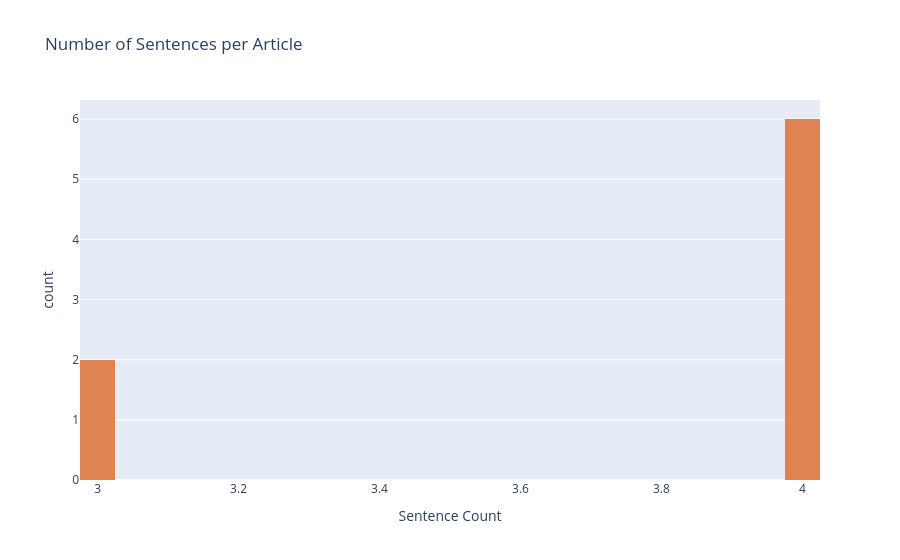

Notebook source saved alongside this figure:
### Markdown cell above
## 8. Sentence Count per Article

### Code cell
df['n_sentences'] = df['article'].apply(lambda x: len(split_sentences(x)))

fig = px.histogram(
    df, x='n_sentences', nbins=25,
    title='Number of Sentences per Article',
    labels={'n_sentences': 'Sentence Count'},
    color_discrete_sequence=['#DD8452'],
)
fig.show()

print(f'Mean sentences per article: {df["n_sentences"].mean():.1f}')
print(f'Median: {df["n_sentences"].median():.0f}')

### Figure 1 — Plotly figure (JSON) as saved in the notebook; plotly's stock layout.template omitted (floating-point values rounded to 4 significant figures)
{"data": [{"bingroup": "x", "hovertemplate": "Sentence Count=%{x}<br>count=%{y}<extra></extra>", "legendgroup": "", "marker": {"color": "#DD8452", "pattern": {"shape": ""}}, "name": "", "nbinsx": 25, "orientation": "v", "showlegend": false, "type": "histogram", "x": [4, 3, 3, 4, 4, 4, 4, 4], "xaxis": "x", "yaxis": "y"}], "layout": {"barmode": "relative", "legend": {"tracegroupgap": 0}, "title": {"text": "Number of Sentences per Article"}, "xaxis": {"anchor": "y", "domain": [0, 1], "title": {"text": "Sentence Count"}}, "yaxis": {"anchor": "x", "domain": [0, 1], "title": {"text": "count"}}}}
